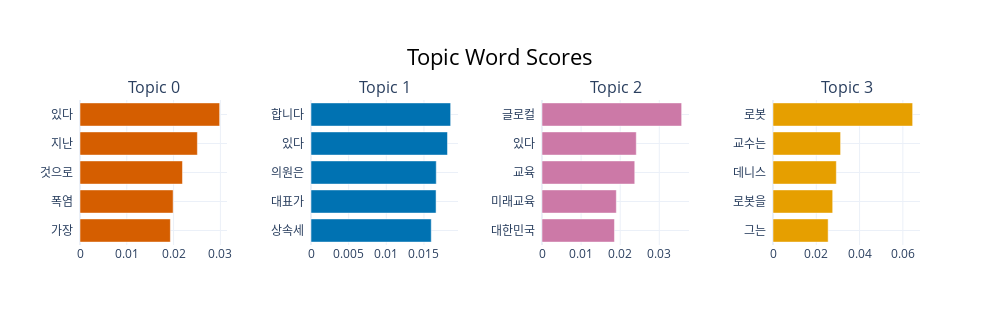

Notebook code cell kept with this figure:
### Code cell
model.visualize_barchart(top_n_topics=8) # 높은 비중을 차지하는 8개의 topic의 내용 시각화(barchart)

### Figure 1 — Plotly figure (JSON) as saved in the notebook; plotly's stock layout.template omitted (floating-point values rounded to 4 significant figures)
{"data": [{"marker": {"color": "#D55E00"}, "orientation": "h", "type": "bar", "x": [0.01931, 0.0199, 0.0219, 0.02509, 0.02984], "xaxis": "x", "y": ["가장  ", "폭염  ", "것으로  ", "지난  ", "있다  "], "yaxis": "y"}, {"marker": {"color": "#0072B2"}, "orientation": "h", "type": "bar", "x": [0.01597, 0.01661, 0.01663, 0.01812, 0.01854], "xaxis": "x2", "y": ["상속세  ", "대표가  ", "의원은  ", "있다  ", "합니다  "], "yaxis": "y2"}, {"marker": {"color": "#CC79A7"}, "orientation": "h", "type": "bar", "x": [0.01853, 0.01901, 0.02372, 0.02411, 0.03572], "xaxis": "x3", "y": ["대한민국  ", "미래교육  ", "교육  ", "있다  ", "글로컬  "], "yaxis": "y3"}, {"marker": {"color": "#E69F00"}, "orientation": "h", "type": "bar", "x": [0.02548, 0.02758, 0.02926, 0.03123, 0.06453], "xaxis": "x4", "y": ["그는  ", "로봇을  ", "데니스  ", "교수는  ", "로봇  "], "yaxis": "y4"}], "layout": {"annotations": [{"font": {"size": 16}, "showarrow": false, "text": "Topic 0", "x": 0.0875, "xanchor": "center", "xref": "paper", "y": 1, "yanchor": "bottom", "yref": "paper"}, {"font": {"size": 16}, "showarrow": false, "text": "Topic 1", "x": 0.3625, "xanchor": "center", "xref": "paper", "y": 1, "yanchor": "bottom", "yref": "paper"}, {"font": {"size": 16}, "showarrow": false, "text": "Topic 2", "x": 0.6375, "xanchor": "center", "xref": "paper", "y": 1, "yanchor": "bottom", "yref": "paper"}, {"font": {"size": 16}, "showarrow": false, "text": "Topic 3", "x": 0.9125, "xanchor": "center", "xref": "paper", "y": 1, "yanchor": "bottom", "yref": "paper"}], "height": 325, "hoverlabel": {"bgcolor": "white", "font": {"family": "Rockwell", "size": 16}}, "showlegend": false, "title": {"font": {"color": "Black", "size": 22}, "text": "Topic Word Scores", "x": 0.5, "xanchor": "center", "yanchor": "top"}, "width": 1000, "xaxis": {"anchor": "y", "domain": [0, 0.175], "showgrid": true}, "xaxis2": {"anchor": "y2", "domain": [0.275, 0.45], "showgrid": true}, "xaxis3": {"anchor": "y3", "domain": [0.55, 0.725], "showgrid": true}, "xaxis4": {"anchor": "y4", "domain": [0.825, 1], "showgrid": true}, "yaxis": {"anchor": "x", "domain": [0, 1], "showgrid": true}, "yaxis2": {"anchor": "x2", "domain": [0, 1], "showgrid": true}, "yaxis3": {"anchor": "x3", "domain": [0, 1], "showgrid": true}, "yaxis4": {"anchor": "x4", "domain": [0, 1], "showgrid": true}}}
